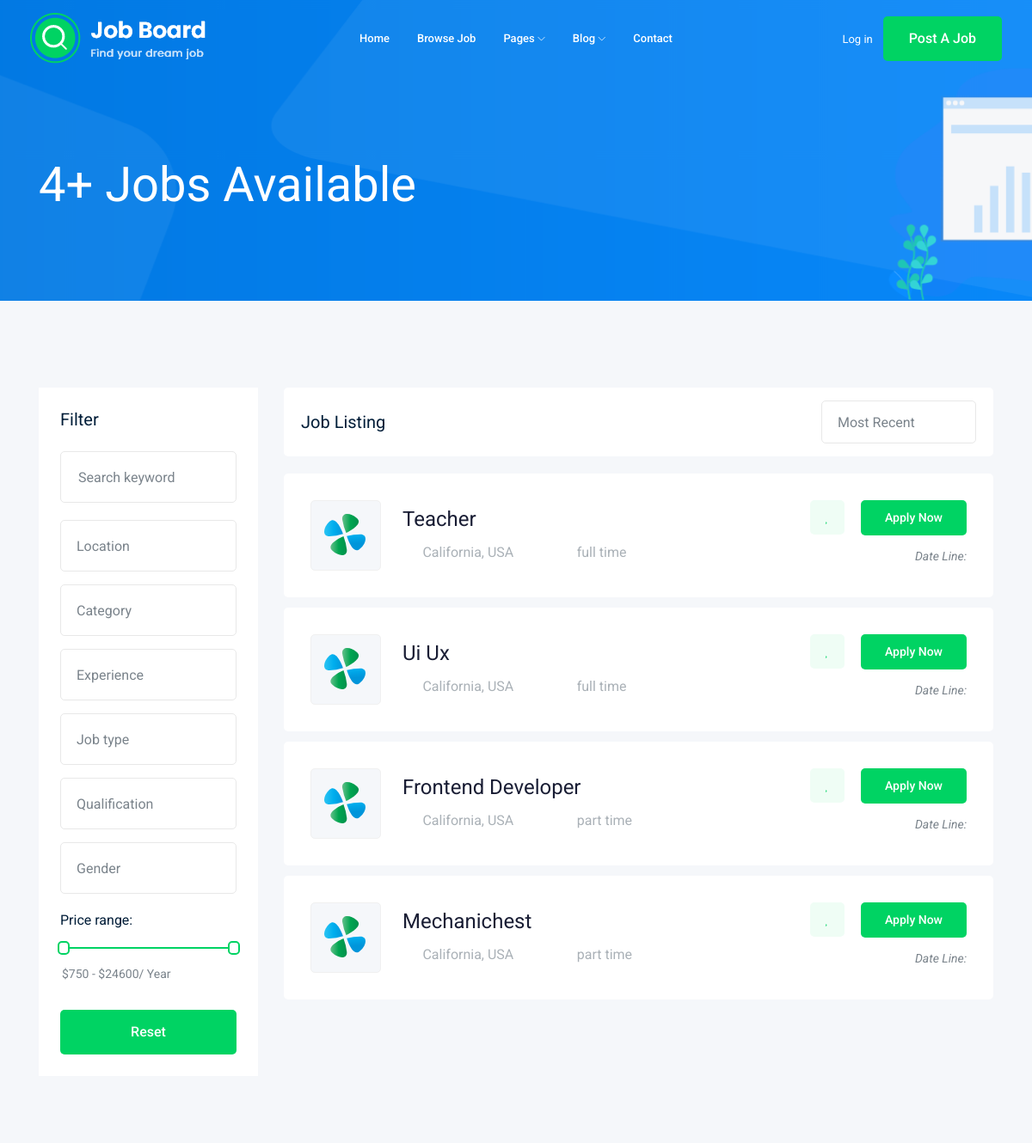
Before: /jobs/?page=2 (upper part) with the older database file.
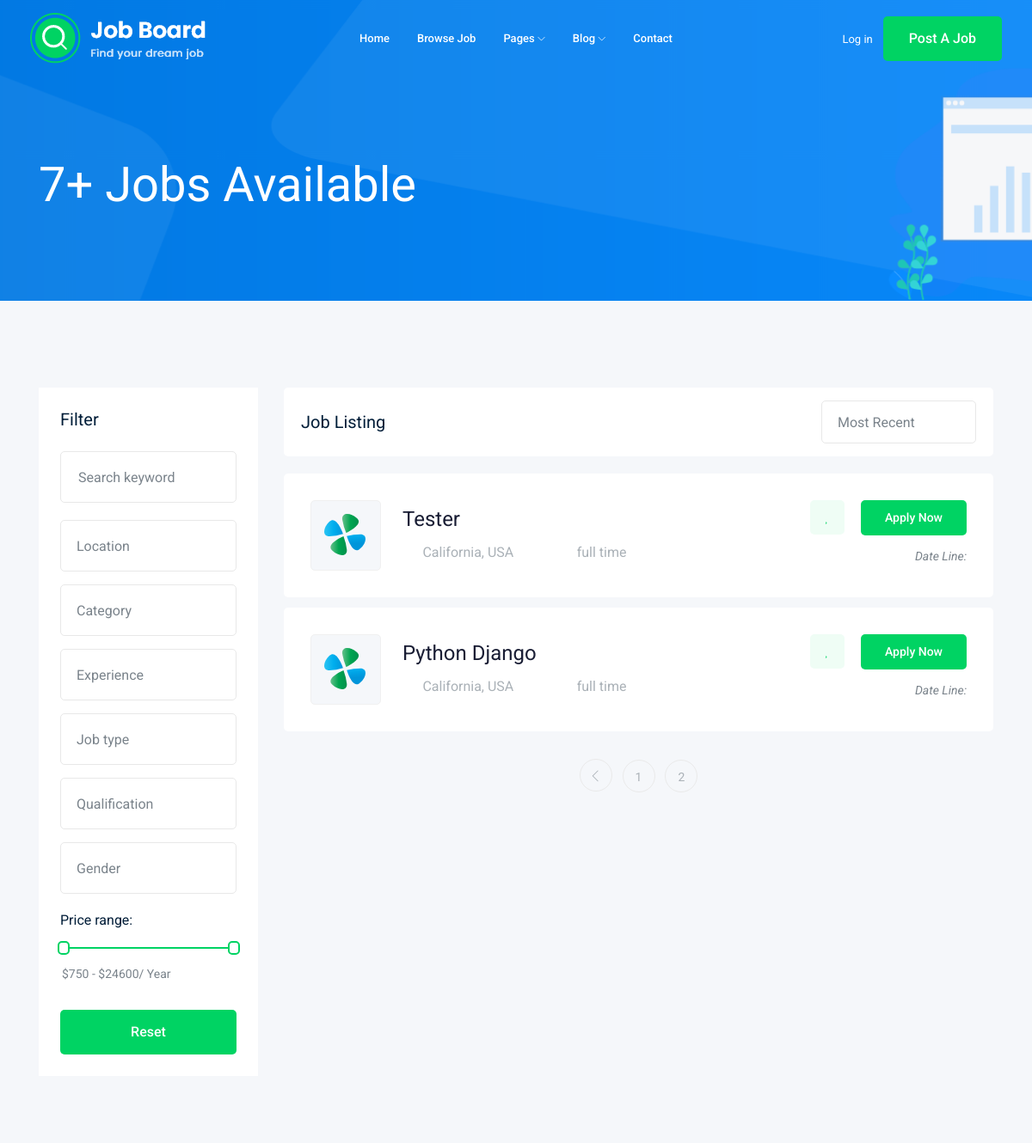
After: the same page with the newer database file.
### job/models.py (models this page shows, shortened)
class Job(models.Model):
    title = models.CharField(max_length = 50)
    job_type = models.CharField(max_length= 15 , choices= JOB_TYPE , default= "full time")
    description = models.CharField(max_length= 500)
    published_date = models.DateTimeField(auto_now= True)
    Vacancy = models.IntegerField(default= 1)
    salary = models.FloatField(default= 0)
    category = models.ForeignKey('Category' , on_delete= models.CASCADE )
    experience_years = models.IntegerField(default= 1)
    image = models.ImageField(upload_to= upload_img)
    slug = models.SlugField(null= True, blank= True)
    def __str__(self):
        return self.title

### job/views.py (the view)
def job_list(request):
    all_jobs = Job.objects.all()
    paginator = Paginator(all_jobs, 5)
    page_numnber = request.GET.get('page')
    jobs_of_page = paginator.get_page(page_numnber)
    contant = {"jobs":jobs_of_page,"all_jobs":all_jobs}
    return render(request,'jobs.html',contant)

### job/templates/jobs.html (shortened to what the changed rows need)
{% extends 'base.html' %}
{% block content %}
    <div class="bradcam_area bradcam_bg_1">
        <div class="container">
            <div class="row">
                <div class="col-xl-12">
                    <div class="bradcam_text">
                        <h3>{{all_jobs.count}}+ Jobs Available</h3>
                    </div>
                </div>
            </div>
        </div>
    </div>
    <div class="job_listing_area plus_padding">
        <div class="container">
            <div class="row">
                <div class="col-lg-9">
                    <div class="job_lists m-0">
                        <div class="row">
                            {% for job in jobs %}
                            <div class="col-lg-12 col-md-12">
                                <div class="single_jobs white-bg d-flex justify-content-between">
                                    <div class="jobs_left d-flex align-items-center">
                                        <div class="thumb">
                                            <img src="img/svg_icon/1.svg" alt="">
                                        </div>
                                        <div class="jobs_conetent">
                                            <a href="{% url 'job_details' job.slug %}" target="_blank" style="text-transform: capitalize;"><h4>{{ job }}</h4></a>
                                            <div class="links_locat d-flex align-items-center">
                                                <div class="location">
                                                    <p> <i class="fa fa-map-marker"></i> California, USA</p>
                                                </div>
                                                <div class="location">
                                                    <p> <i class="fa fa-clock-o"></i> {{ job.job_type }}</p>
                                                </div>
                                            </div>
                                        </div>
                                    </div>
                                    <div class="jobs_right">
                                        <div class="apply_now">
                                            <a class="heart_mark" href="#"> <i class="fa fa-heart"></i> </a>
                                            <a href="{% url 'job_details' job.slug %}" target="_blank" class="boxed-btn3">Apply Now</a>
                                        </div>
                                        <div class="date">
                                            <p>Date Line: {{job.puplished_at|date:'j M o'}}</p>
                                        </div>
                                    </div>
                                </div>
                            </div>
                            {% endfor %}
                        </div>
                        <div class="row">
                            <div class="col-lg-12">
                                {% if jobs.has_other_pages %}
                                    <div class="pagination_wrap">
                                        <ul>
                                            {% if jobs.has_previous %}
                                                <li><a href="?page={{ jobs.previous_page_number }}"> <i class="ti-angle-left"></i> </a></li>
                                            {% endif %}
                                            {% for i in jobs.paginator.page_range %}
                                                <li><a href="?page={{ i }}"><span>{{i}}</span></a></li>
                                            {% endfor %}
                                        </ul>
                                    </div>
                                {% endif %}
                            </div>
                        </div>
                    </div>
                </div>
            </div>
        </div>
    </div>
{% endblock %}

Changed rows visible on the page:
no longer on this page (row unchanged): Job: title "Teacher", job_type "full time"
no longer on this page (row unchanged): Job: title "Ui Ux", job_type "full time"
no longer on this page (row unchanged): Job: title "Frontend Developer", job_type "part time"
no longer on this page (row unchanged): Job: title "Mechanichest", job_type "part time"
added Job: title "Tester", job_type "full time"
added Job: title "Python Django", job_type "full time"
Other visible differences:
{{ all_jobs.count }}: "4" → "7"
new list line: "1"
new list line: "2"
